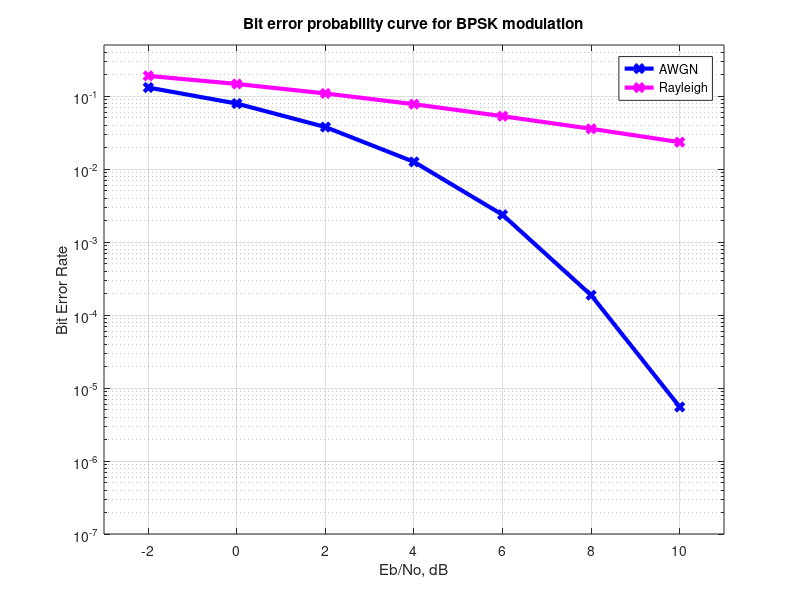

Recreate this plot in MATLAB.
% %%%%%%%%%%%%%%%%%%%%%%%%%%%%%%%%%%%%%%%%%%%%%%%%%%%%%%%%%%
% Script for simulating binary phase shift keyed transmission and
% reception and compare the simulated and theoretical bit error
% probability
% Checked for proper operation with Octave Version 3.0.0
% Author	: Krishna
% Email		: krishna@dsplog.com
% Version	: 1.0
% Date		: 5 August 2007
% Adapted by Herve Boeglen for Rayleigh channel 06/22
% %%%%%%%%%%%%%%%%%%%%%%%%%%%%%%%%%%%%%%%%%%%%%%%%%%%%%%%%%%


clear
N = 4*10^6 % number of bits or symbols
rand('state',100); % initializing the rand() function
randn('state',200); % initializing the randn() function

% Transmitter
ip = rand(1,N)>0.5; % generating 0,1 with equal probability
s = 2*ip-1; % BPSK modulation 0 -> -1; 1 -> 1 
n = 1/sqrt(2)*[randn(1,N) + j*randn(1,N)]; % white gaussian noise, 0dB variance 
Eb_N0_dB = [-2:2:10]; % multiple Eb/N0 values

for ii = 1:length(Eb_N0_dB)
   % Noise addition
   y = s + 10^(-Eb_N0_dB(ii)/20)*n; % additive white gaussian noise
   % receiver - hard decision decoding
   ipHat = real(y)>0;

   % counting the errors
   nErr(ii) = size(find([ip- ipHat]),2);

end

AWGNsimBer = nErr/N; % simulated ber

for ii = 1:length(Eb_N0_dB)
   % White Rayleigh process
   nr=(randn(1,N)+j*randn(1,N))*(1/sqrt(2));
   % Add noise
   y = s.*nr + 10^(-Eb_N0_dB(ii)/20)*n; % additive white gaussian noise
   y=y.*conj(nr);
   % receiver - hard decision decoding
   ipHat = real(y)>0;

   % counting the errors
   nErr(ii) = size(find([ip- ipHat]),2);

end

RayleighsimBer = nErr/N; % simulated ber
%theoryBer = 0.5*erfc(sqrt(10.^(Eb_N0_dB/10))); % theoretical ber

% plot
close all
figure
semilogy(Eb_N0_dB,AWGNsimBer,'bx-','linewidth',3);
hold on
semilogy(Eb_N0_dB,RayleighsimBer,'mx-','linewidth',3);
axis([-3 11 10^-7 0.5])
grid on
legend('AWGN', 'Rayleigh');
xlabel('Eb/No, dB');
ylabel('Bit Error Rate');
title('Bit error probability curve for BPSK modulation');


